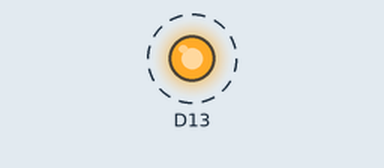
Bench run of a program on a simulated Arduino board driven over Firmata from a computer. Parts: output pins drawn as LEDs (lit = HIGH). Dashed ring = blinking. What the program prints to the terminal is not drawn.

Above: at 5.5 s.
Timing chart, 0 to 9.6 s (numbered marks = the images above):
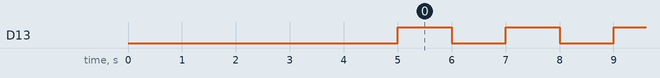

Measured:
- by itself, D13: alternates HIGH for 1.0 s and LOW for 1.0 s

The program:

pyfirmata.py
```python
# Using pyfirmata

import pyfirmata
import time

if __name__ == '__main__':
    board = pyfirmata.Arduino('/dev/ttyUSB0')
    print("Communication Successfully started")

    while True:
        board.digital[13].write(1)
        time.sleep(1)
        board.digital[13].write(0)
        time.sleep(1)
```
